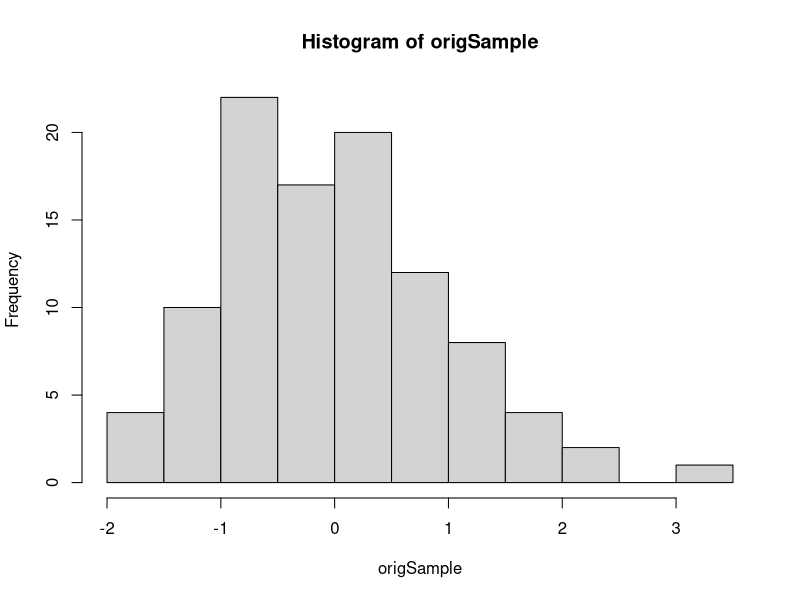
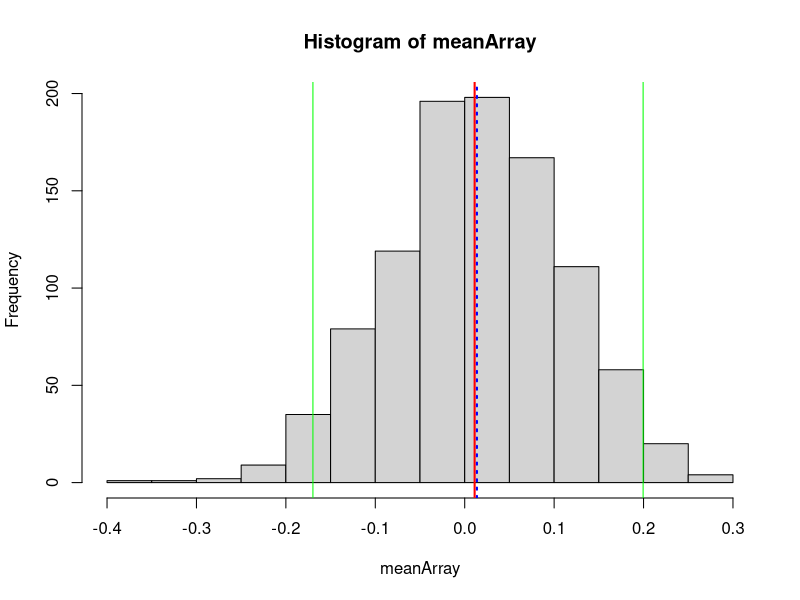
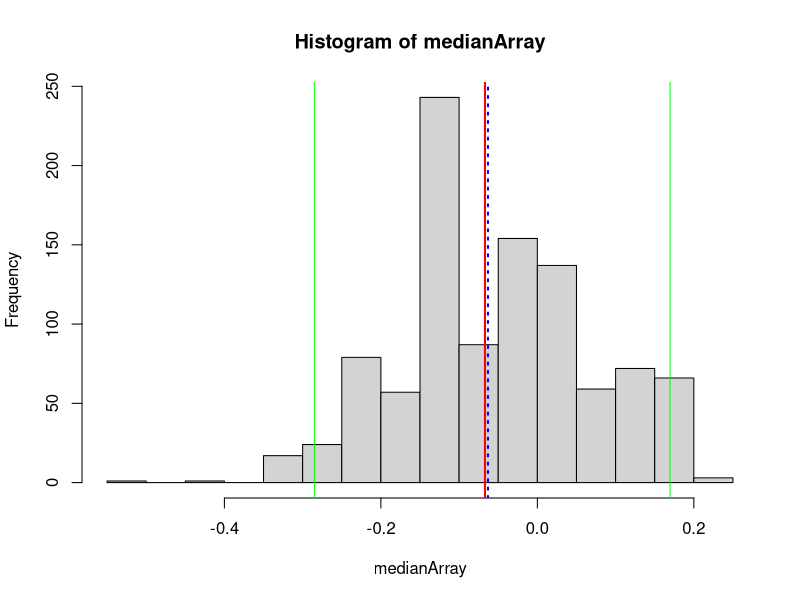
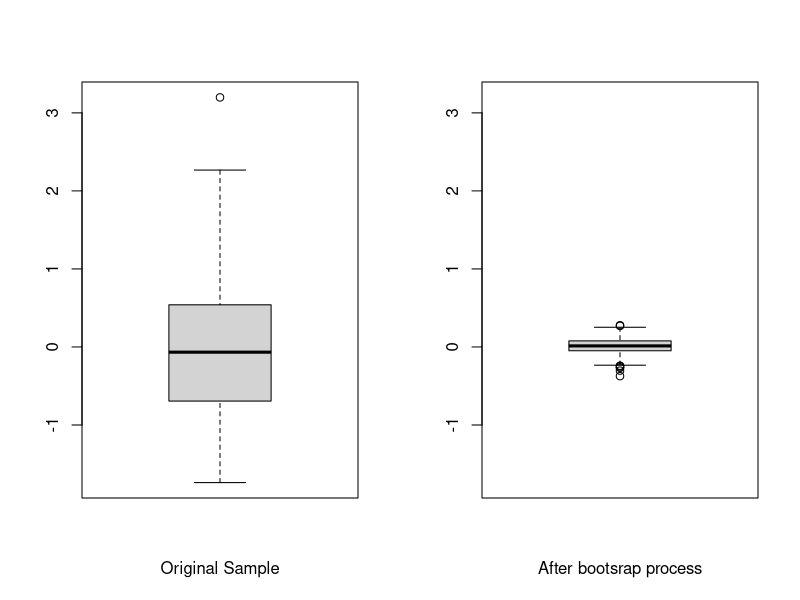
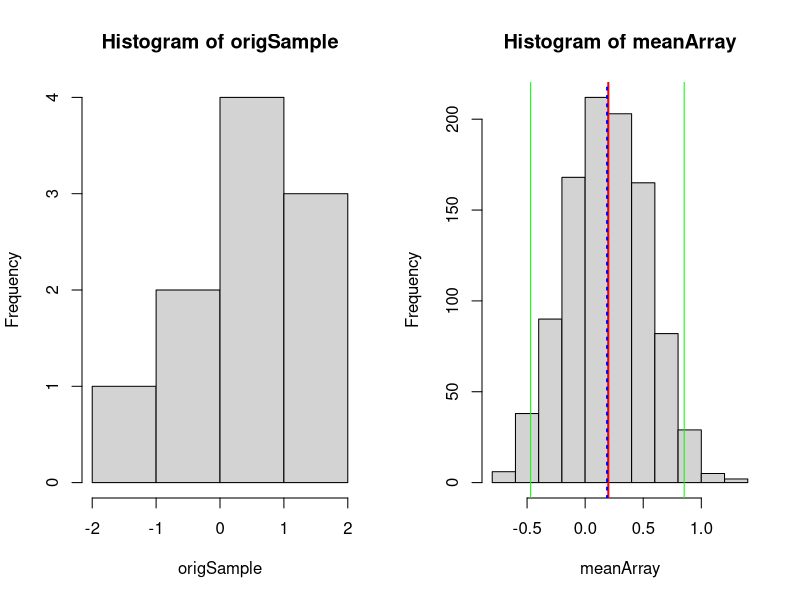
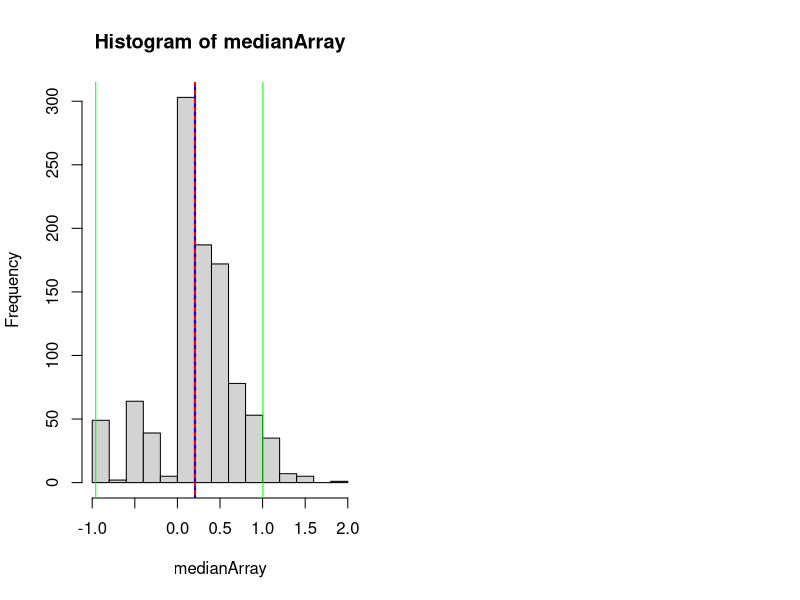
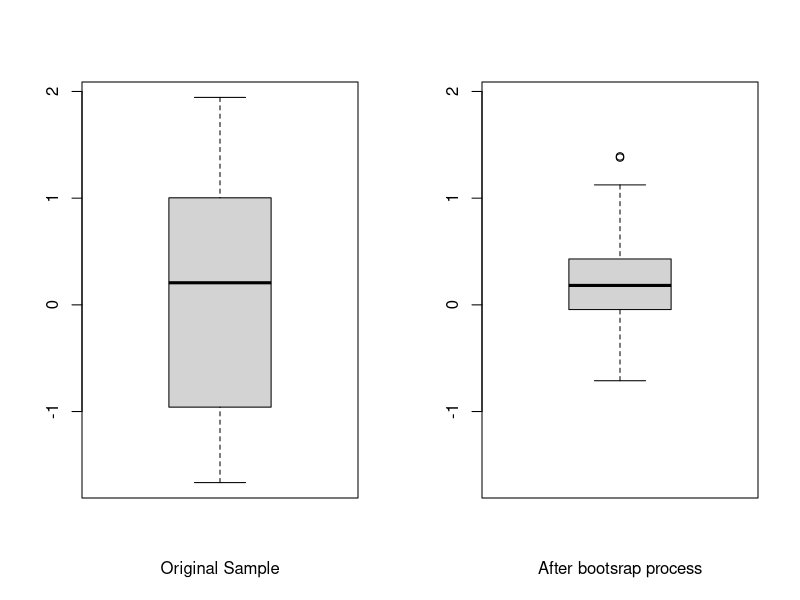
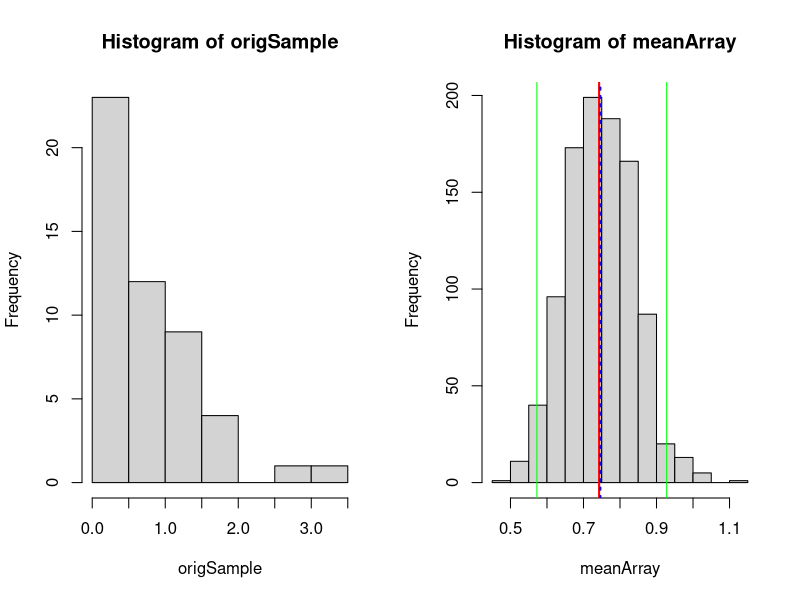

Write the R code that produced these figures, in order.
## ---- chunk 1
knitr::opts_chunk$set(echo = TRUE)
## ---- chunk 2
#Original Sample
origSample <- rnorm(100, 0, 1)

#Show summary of original sampple
summary(origSample)

#Store measurements from original sample
origMean <- mean(origSample)
origMedian <- median(origSample)
origSD <- sd(origSample)
origVar <- var(origSample)

#Plot a histogram of Original Sample
hist(origSample)

#Start Iterarion process
nsim <- 1000
meanArray <- numeric(nsim)
medianArray <- numeric(nsim)

for (i in 1:nsim) {
  bootsample <- sample(origSample, size = 100, replace = TRUE)
  meanArray[i] <- mean(bootsample)
  medianArray[i] <- median(bootsample)
}

#Plot histogram of array of means after process
hist(meanArray)

#Plot lines with significant quantities Original Mean, New Mean, Quantiles
abline(v=origMean,col="red", lwd=2)
abline(v=mean(meanArray),col="blue", lty=3, lwd=2)
meanQuant <- quantile(meanArray, c(0.025, 0.975))
abline(v=meanQuant[1],col="green")
abline(v=meanQuant[2],col="green")

#Plot histogram of array of medians after process
hist(medianArray)

#Plot lines with significant quantities Original Mean, New Mean, Quantiles
abline(v=origMedian,col="red", lwd=2)
abline(v=median(medianArray),col="blue", lty=3, lwd=2)
meanQuant <- quantile(medianArray, c(0.025, 0.975))
abline(v=meanQuant[1],col="green")
abline(v=meanQuant[2],col="green")

#Show Original statistics
origMean
origMedian
origSD
origVar

#Show New statistics
mean(meanArray)
median(medianArray)
sd(medianArray)
var(medianArray)

# Show boxplots side by side
lmts <- range(origSample, meanArray)
par(mfrow = c(1, 2))
boxplot(origSample, ylim=lmts, xlab="Original Sample")
boxplot(meanArray, ylim=lmts, xlab="After bootsrap process")
## ---- chunk 3
#Original Sample
origSample <- rnorm(10, 0, 1)

#Show summary of original sampple
summary(origSample)

#Store measurements from original sample
origMean <- mean(origSample)
origMedian <- median(origSample)
origSD <- sd(origSample)
origVar <- var(origSample)

#Plot a histogram of Original Sample
hist(origSample)

#Start Iterarion process
nsim <- 1000
meanArray <- numeric(nsim)
medianArray <- numeric(nsim)

for (i in 1:nsim) {
  bootsample <- sample(origSample, size = 10, replace = TRUE)
  meanArray[i] <- mean(bootsample)
  medianArray[i] <- median(bootsample)
}

#Plot histogram of array of means after process
hist(meanArray)

#Plot lines with significant quantities Original Mean, New Mean, Quantiles
abline(v=origMean,col="red", lwd=2)
abline(v=mean(meanArray),col="blue", lty=3, lwd=2)
meanQuant <- quantile(meanArray, c(0.025, 0.975))
abline(v=meanQuant[1],col="green")
abline(v=meanQuant[2],col="green")

#Plot histogram of array of medians after process
hist(medianArray)

#Plot lines with significant quantities Original Mean, New Mean, Quantiles
abline(v=origMedian,col="red", lwd=2)
abline(v=median(medianArray),col="blue", lty=3, lwd=2)
meanQuant <- quantile(medianArray, c(0.025, 0.975))
abline(v=meanQuant[1],col="green")
abline(v=meanQuant[2],col="green")

#Show Original statistics
origMean
origMedian
origSD
origVar

#Show New statistics
mean(meanArray)
median(medianArray)
sd(medianArray)
var(medianArray)

# Show boxplots side by side
lmts <- range(origSample, meanArray)
par(mfrow = c(1, 2))
boxplot(origSample, ylim=lmts, xlab="Original Sample")
boxplot(meanArray, ylim=lmts, xlab="After bootsrap process")
## ---- chunk 4
#Original Sample
origSample <- rexp(50)

#Show summary of original sampple
summary(origSample)

#Store measurements from original sample
origMean <- mean(origSample)
origMedian <- median(origSample)
origSD <- sd(origSample)
origVar <- var(origSample)

#Plot a histogram of Original Sample
hist(origSample)

#Start Iterarion process
nsim <- 1000
meanArray <- numeric(nsim)
medianArray <- numeric(nsim)

for (i in 1:nsim) {
  bootsample <- sample(origSample, size = 50, replace = TRUE)
  meanArray[i] <- mean(bootsample)
  medianArray[i] <- median(bootsample)
}

#Plot histogram of array of means after process
hist(meanArray)

#Plot lines with significant quantities Original Mean, New Mean, Quantiles
abline(v=origMean,col="red", lwd=2)
abline(v=mean(meanArray),col="blue", lty=3, lwd=2)
meanQuant <- quantile(meanArray, c(0.025, 0.975))
abline(v=meanQuant[1],col="green")
abline(v=meanQuant[2],col="green")


#Plot histogram of array of medians after process
hist(medianArray)

#Plot lines with significant quantities Original Mean, New Mean, Quantiles
abline(v=origMedian,col="red", lwd=2)
abline(v=median(medianArray),col="blue", lty=3, lwd=2)
meanQuant <- quantile(medianArray, c(0.025, 0.975))
abline(v=meanQuant[1],col="green")
abline(v=meanQuant[2],col="green")

#Show Original statistics
origMean
origMedian
origSD
origVar

#Show New statisticsmean(meanArray)
median(medianArray)
sd(medianArray)
var(medianArray)

# Show boxplots side by side
lmts <- range(origSample, meanArray)
par(mfrow = c(1, 2))
boxplot(origSample, ylim=lmts, xlab="Original Sample")
boxplot(meanArray, ylim=lmts, xlab="After bootsrap process")

## ---- chunk 5
#Original Sample
origSample <- rexp(10)

#Show summary of original sampple
summary(origSample)

#Store measurements from original sample
origMean <- mean(origSample)
origMedian <- median(origSample)
origSD <- sd(origSample)
origVar <- var(origSample)

#Plot a histogram of Original Sample
hist(origSample)

#Start Iterarion process
nsim <- 1000
meanArray <- numeric(nsim)
medianArray <- numeric(nsim)

for (i in 1:nsim) {
  bootsample <- sample(origSample, size = 10, replace = TRUE)
  meanArray[i] <- mean(bootsample)
  medianArray[i] <- median(bootsample)
}

#Plot histogram of array of means after process
hist(meanArray)

#Plot lines with significant quantities Original Mean, New Mean, Quantiles
abline(v=origMean,col="red", lwd=2)
abline(v=mean(meanArray),col="blue", lty=3, lwd=2)
meanQuant <- quantile(meanArray, c(0.025, 0.975))
abline(v=meanQuant[1],col="green")
abline(v=meanQuant[2],col="green")

#Plot histogram of array of means after process
hist(medianArray)

#Plot lines with significant quantities Original Mean, New Mean, Quantiles
abline(v=origMedian,col="red", lwd=2)
abline(v=median(medianArray),col="blue", lty=3, lwd=2)
meanQuant <- quantile(medianArray, c(0.025, 0.975))
abline(v=meanQuant[1],col="green")
abline(v=meanQuant[2],col="green")

#Show Original statistics
origMean
origMedian
origSD
origVar

#Show New statisticsmean(meanArray)
median(medianArray)
sd(medianArray)
var(medianArray)


# Show boxplots side by side
lmts <- range(origSample, meanArray)
par(mfrow = c(1, 2))
boxplot(origSample, ylim=lmts, xlab="Original Sample")
boxplot(meanArray, ylim=lmts, xlab="After bootsrap process")

